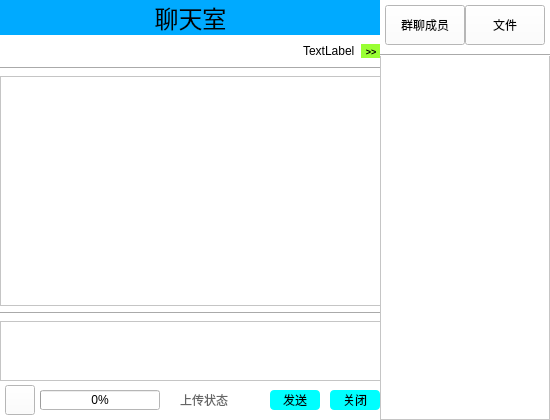
<?xml version="1.0" encoding="UTF-8"?>
<ui version="4.0">
 <class>chat_room</class>
 <widget class="QWidget" name="chat_room">
  <property name="geometry">
   <rect>
    <x>0</x>
    <y>0</y>
    <width>550</width>
    <height>420</height>
   </rect>
  </property>
  <property name="windowTitle">
   <string>聊天室</string>
  </property>
  <property name="styleSheet">
   <string notr="true">QWidget{
background-color: rgb(255,255,255);
}</string>
  </property>
  <widget class="QWidget" name="widget_left" native="true">
   <property name="geometry">
    <rect>
     <x>0</x>
     <y>0</y>
     <width>380</width>
     <height>420</height>
    </rect>
   </property>
   <widget class="QPushButton" name="btn_send">
    <property name="geometry">
     <rect>
      <x>270</x>
      <y>390</y>
      <width>50</width>
      <height>20</height>
     </rect>
    </property>
    <property name="styleSheet">
     <string notr="true">background-color: rgb(0, 255, 255);
border-radius: 4px;</string>
    </property>
    <property name="text">
     <string>发送</string>
    </property>
   </widget>
   <widget class="QPushButton" name="btn_close">
    <property name="geometry">
     <rect>
      <x>330</x>
      <y>390</y>
      <width>50</width>
      <height>20</height>
     </rect>
    </property>
    <property name="styleSheet">
     <string notr="true">background-color: rgb(0, 255, 255);
border-radius: 4px;</string>
    </property>
    <property name="text">
     <string>关闭</string>
    </property>
   </widget>
   <widget class="QWidget" name="layoutWidget">
    <property name="geometry">
     <rect>
      <x>0</x>
      <y>0</y>
      <width>381</width>
      <height>381</height>
     </rect>
    </property>
    <layout class="QVBoxLayout" name="verticalLayout">
     <item>
      <widget class="QLabel" name="lb_title">
       <property name="font">
        <font>
         <pointsize>18</pointsize>
        </font>
       </property>
       <property name="styleSheet">
        <string notr="true">background-color: rgb(0, 170, 255);</string>
       </property>
       <property name="text">
        <string>聊天室</string>
       </property>
       <property name="alignment">
        <set>Qt::AlignCenter</set>
       </property>
      </widget>
     </item>
     <item>
      <layout class="QHBoxLayout" name="horizontalLayout">
       <item>
        <spacer name="horizontalSpacer">
         <property name="orientation">
          <enum>Qt::Horizontal</enum>
         </property>
         <property name="sizeHint" stdset="0">
          <size>
           <width>40</width>
           <height>20</height>
          </size>
         </property>
        </spacer>
       </item>
       <item>
        <widget class="QLabel" name="lb_name">
         <property name="text">
          <string>TextLabel</string>
         </property>
        </widget>
       </item>
       <item>
        <widget class="QToolButton" name="btn_info">
         <property name="font">
          <font>
           <pointsize>-1</pointsize>
           <bold>true</bold>
          </font>
         </property>
         <property name="styleSheet">
          <string notr="true">QToolButton {
    background: rgb(153, 255, 51);
    border-radius: 16px;
    color: #000000;
    font-size: 9px;
    font-weight: bold;
}
QToolButton:hover {
    background: rgb(51,255,255);
}
QToolButton:pressed {
    background: rgb(255,0,127);
}</string>
         </property>
         <property name="text">
          <string>&gt;&gt;</string>
         </property>
         <property name="toolButtonStyle">
          <enum>Qt::ToolButtonTextOnly</enum>
         </property>
        </widget>
       </item>
      </layout>
     </item>
     <item>
      <widget class="Line" name="line">
       <property name="orientation">
        <enum>Qt::Horizontal</enum>
       </property>
      </widget>
     </item>
     <item>
      <widget class="QScrollArea" name="scrollArea">
       <property name="maximumSize">
        <size>
         <width>16777215</width>
         <height>248</height>
        </size>
       </property>
       <property name="widgetResizable">
        <bool>true</bool>
       </property>
       <widget class="QWidget" name="scrollAreaWidgetContents">
        <property name="geometry">
         <rect>
          <x>0</x>
          <y>0</y>
          <width>377</width>
          <height>246</height>
         </rect>
        </property>
        <layout class="QVBoxLayout" name="verticalLayout_2">
         <property name="spacing">
          <number>8</number>
         </property>
         <property name="leftMargin">
          <number>10</number>
         </property>
         <property name="topMargin">
          <number>10</number>
         </property>
         <property name="rightMargin">
          <number>10</number>
         </property>
         <property name="bottomMargin">
          <number>10</number>
         </property>
         <item>
          <spacer name="verticalSpacer">
           <property name="orientation">
            <enum>Qt::Vertical</enum>
           </property>
           <property name="sizeType">
            <enum>QSizePolicy::Expanding</enum>
           </property>
           <property name="sizeHint" stdset="0">
            <size>
             <width>20</width>
             <height>10</height>
            </size>
           </property>
          </spacer>
         </item>
        </layout>
       </widget>
      </widget>
     </item>
     <item>
      <widget class="Line" name="line_3">
       <property name="orientation">
        <enum>Qt::Horizontal</enum>
       </property>
      </widget>
     </item>
     <item>
      <widget class="QTextEdit" name="text_input">
       <property name="maximumSize">
        <size>
         <width>16777215</width>
         <height>60</height>
        </size>
       </property>
      </widget>
     </item>
    </layout>
   </widget>
   <widget class="QPushButton" name="btn_file">
    <property name="geometry">
     <rect>
      <x>5</x>
      <y>385</y>
      <width>30</width>
      <height>30</height>
     </rect>
    </property>
    <property name="styleSheet">
     <string notr="true">image: url(:/images/image_file.png);</string>
    </property>
    <property name="text">
     <string/>
    </property>
   </widget>
   <widget class="QProgressBar" name="progressBar">
    <property name="geometry">
     <rect>
      <x>40</x>
      <y>390</y>
      <width>120</width>
      <height>20</height>
     </rect>
    </property>
    <property name="value">
     <number>0</number>
    </property>
   </widget>
   <widget class="QLabel" name="lb_status">
    <property name="geometry">
     <rect>
      <x>180</x>
      <y>390</y>
      <width>85</width>
      <height>20</height>
     </rect>
    </property>
    <property name="styleSheet">
     <string notr="true">color: #666;</string>
    </property>
    <property name="text">
     <string>上传状态</string>
    </property>
   </widget>
  </widget>
  <widget class="QWidget" name="widget_right" native="true">
   <property name="geometry">
    <rect>
     <x>380</x>
     <y>0</y>
     <width>170</width>
     <height>420</height>
    </rect>
   </property>
   <property name="maximumSize">
    <size>
     <width>16777215</width>
     <height>420</height>
    </size>
   </property>
   <widget class="QWidget" name="widget_tabBar" native="true">
    <property name="geometry">
     <rect>
      <x>0</x>
      <y>0</y>
      <width>170</width>
      <height>50</height>
     </rect>
    </property>
    <widget class="QToolButton" name="btn_member">
     <property name="geometry">
      <rect>
       <x>5</x>
       <y>5</y>
       <width>80</width>
       <height>40</height>
      </rect>
     </property>
     <property name="text">
      <string>群聊成员</string>
     </property>
     <property name="toolButtonStyle">
      <enum>Qt::ToolButtonTextOnly</enum>
     </property>
    </widget>
    <widget class="QToolButton" name="btn_doc">
     <property name="geometry">
      <rect>
       <x>85</x>
       <y>5</y>
       <width>80</width>
       <height>40</height>
      </rect>
     </property>
     <property name="text">
      <string>文件</string>
     </property>
     <property name="toolButtonStyle">
      <enum>Qt::ToolButtonTextOnly</enum>
     </property>
    </widget>
   </widget>
   <widget class="QStackedWidget" name="stackedWidget">
    <property name="geometry">
     <rect>
      <x>0</x>
      <y>54</y>
      <width>170</width>
      <height>366</height>
     </rect>
    </property>
    <property name="currentIndex">
     <number>0</number>
    </property>
    <widget class="QWidget" name="page_member">
     <widget class="QListWidget" name="listWidget_member">
      <property name="geometry">
       <rect>
        <x>0</x>
        <y>0</y>
        <width>170</width>
        <height>366</height>
       </rect>
      </property>
      <property name="styleSheet">
       <string notr="true">font: 9pt &quot;SimHei&quot;;</string>
      </property>
     </widget>
     <widget class="Line" name="line_4">
      <property name="geometry">
       <rect>
        <x>0</x>
        <y>0</y>
        <width>170</width>
        <height>2</height>
       </rect>
      </property>
      <property name="orientation">
       <enum>Qt::Horizontal</enum>
      </property>
     </widget>
    </widget>
    <widget class="QWidget" name="page_doc">
     <widget class="QListWidget" name="listWidget_doc">
      <property name="geometry">
       <rect>
        <x>0</x>
        <y>0</y>
        <width>170</width>
        <height>366</height>
       </rect>
      </property>
     </widget>
     <widget class="Line" name="line_2">
      <property name="geometry">
       <rect>
        <x>0</x>
        <y>0</y>
        <width>170</width>
        <height>2</height>
       </rect>
      </property>
      <property name="orientation">
       <enum>Qt::Horizontal</enum>
      </property>
     </widget>
    </widget>
   </widget>
  </widget>
 </widget>
 <resources/>
 <connections/>
</ui>
